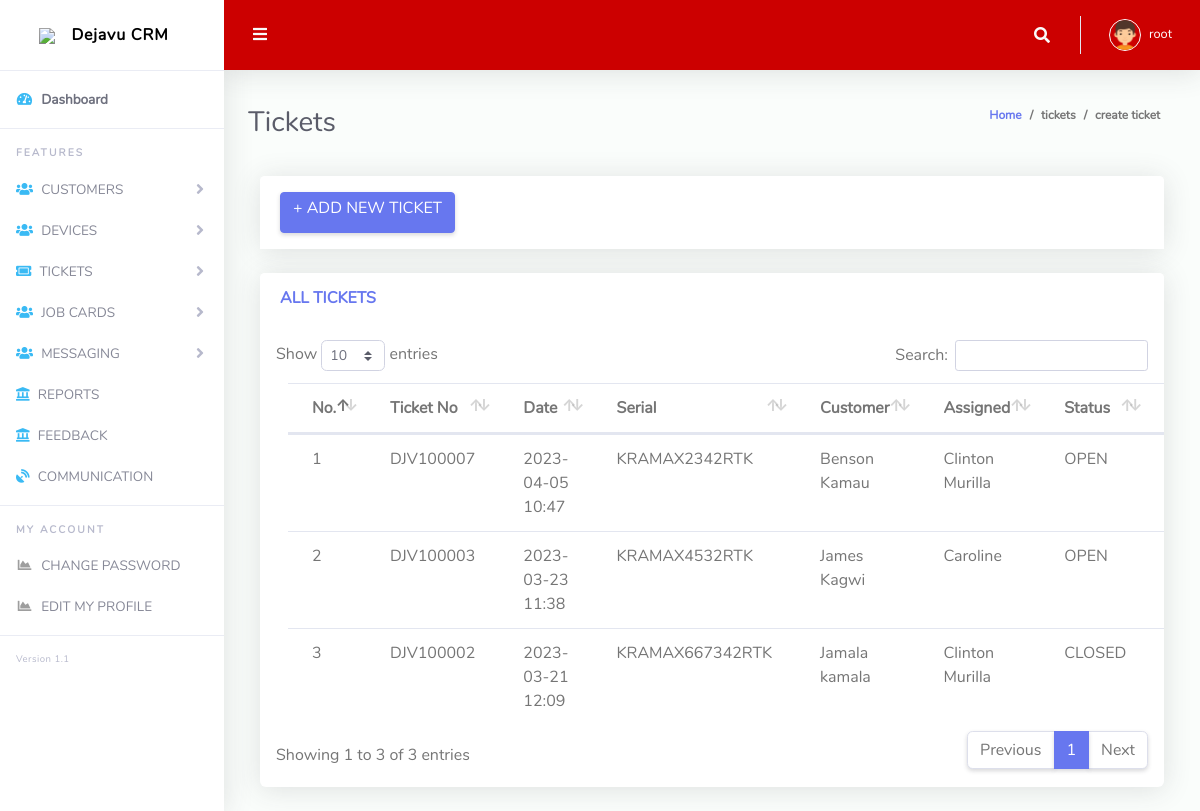
Screenshot of /main/mTiket.php (signed in) with the database file from the repository.
### tables this page shows
CREATE TABLE `insidence` (
  `id` int(11) NOT NULL,
  `dateCreated` datetime(6) NOT NULL,
  `ticketNumber` varchar(20) NOT NULL,
  `cusName` varchar(15) DEFAULT NULL,
  `mobileNumber` varchar(20) DEFAULT NULL,
  `businessName` varchar(50) DEFAULT NULL,
  `serialNumber` longtext DEFAULT NULL,
  `source` varchar(29) DEFAULT NULL,
  `dStatus` varchar(10) NOT NULL DEFAULT current_timestamp(),
  `priority` varchar(20) DEFAULT NULL,
  `complain` longtext DEFAULT NULL,
  `createdBy` varchar(50) NOT NULL DEFAULT 'Active',
  `status` varchar(16) NOT NULL,
  `AssignedTo` varchar(20) NOT NULL,
  `resolvedAt` datetime(6) DEFAULT NULL,
  `resolvedby` varchar(20) NOT NULL,
  `ticketComment` longtext NOT NULL
);

### member.php (called while the page is built, shortened)
<?php
function getAgentTiket($agent, $resolved = false)
{
    $db = getConnection();
    $query = "SELECT * FROM `insidence` WHERE `createdBy`= '$agent'  ORDER BY id DESC LIMIT 10";
    $result = mysqli_query($db, $query);
    return $result;
}

### main/mTiket.php (the view, shortened to what this page needs)
<?php
require_once($_SERVER['DOCUMENT_ROOT']."/crm/member.php");
$user = $_SESSION['username'];
$tickets = getAgentTiket($user);
?>
<!DOCTYPE html>
<html lang="en">
<head>
  <link href="vendor/fontawesome-free/css/all.min.css" rel="stylesheet" type="text/css">
  <link href="vendor/bootstrap/css/bootstrap.min.css" rel="stylesheet" type="text/css">
  <link href="css/ruang-admin.min.css" rel="stylesheet">
  <link href="vendor/datatables/dataTables.bootstrap4.min.css" rel="stylesheet">
</head>
<body id="page-top">
  <div id="wrapper">
    <?php
      include('sidebar.php');
    ?>
    <div id="content-wrapper" class="d-flex flex-column">
      <div id="content">
        <?php
         include('topbar.php');
        ?>
        <div class="container-fluid" id="container-wrapper">
          <div class="d-sm-flex align-items-center justify-content-between mb-4">
            <h1 class="h3 mb-0 text-gray-800">Tickets</h1>
            <ol class="breadcrumb">
              <li class="breadcrumb-item"><a href="./">Home</a></li>
              <li class="breadcrumb-item">tickets</li>
              <li class="breadcrumb-item active" aria-current="page">create ticket</li>
            </ol>
          </div>
          <div class="col-lg-12">
              <div class="card mb-4">
                <div class="card-header py-3 d-flex flex-row align-items-right justify-content-between">
                <a class ="btn btn-primary" href = "aticket.php">
                <h6>+ ADD NEW TICKET</h6>
                </a>
                </div>
              </div>
            </div>
             <div class="col-lg-12">
              <div class="card mb-4">
                <div class="card-header py-3 d-flex flex-row align-items-center justify-content-between">
                  <h6 class="m-0 font-weight-bold text-primary">ALL TICKETS</h6>
                </div>
                <div class="table-responsive p-3">
                  <table class="table align-items-center col-lg-12" id="dataTable">
                    <thead class="">
                      <tr>
                        <th>No.</th>
                        <th>Ticket No</th>
                        <th>Date</th>
                        <th>Serial</th>
                        <th>Customer</th>
                        <th>Assigned</th>
                        <th>Status</th>
                        <th>Edit</th>
                      </tr>
                    </thead>
                         <?php
                              $no=0;
                            foreach($tickets as $row){
                                $dateCreated = substr($row['dateCreated'],0,-10);
                                $TicketNo = $row['ticketNumber'];
                                $CustomerName = $row['cusName'];
                                $serialNumber=$row['serialNumber'];
                                $status=$row['status'];
                                $AssignedTo=$row['AssignedTo'];
                                print " <tr> ";
                                print "<td>"  .++$no ."</td>";
                                print "<td>" .$TicketNo . "</td>";
                                print "<td>" .$dateCreated. "</td>";
                                print "<td>" . $serialNumber. "</td>";
                                print "<td>" .$CustomerName. "</td>";
                                print "<td>" . $AssignedTo. "</td>";
                                print "<td>" . $status. "</td>";
                                print("<td>");
                                print("</td>");
                            }
                        ?>
                  </table>
                </div>
              </div>
            </div>
          </div>
        </div>
      </div>
    </div>
</body>
</html>

### rows the page displays
insidence: ticketNumber "DJV100007", dateCreated "2023-04-05 10:47", serialNumber "KRAMAX2342RTK", cusName "Benson Kamau", AssignedTo "Clinton Murilla", status "OPEN"
insidence: ticketNumber "DJV100003", dateCreated "2023-03-23 11:38", serialNumber "KRAMAX4532RTK", cusName "James Kagwi", AssignedTo "Caroline", status "OPEN"
insidence: ticketNumber "DJV100002", dateCreated "2023-03-21 12:09", serialNumber "KRAMAX667342RTK", cusName "Jamala kamala", AssignedTo "Clinton Murilla", status "CLOSED"

### other values shown
$_SESSION['username'] "root"
